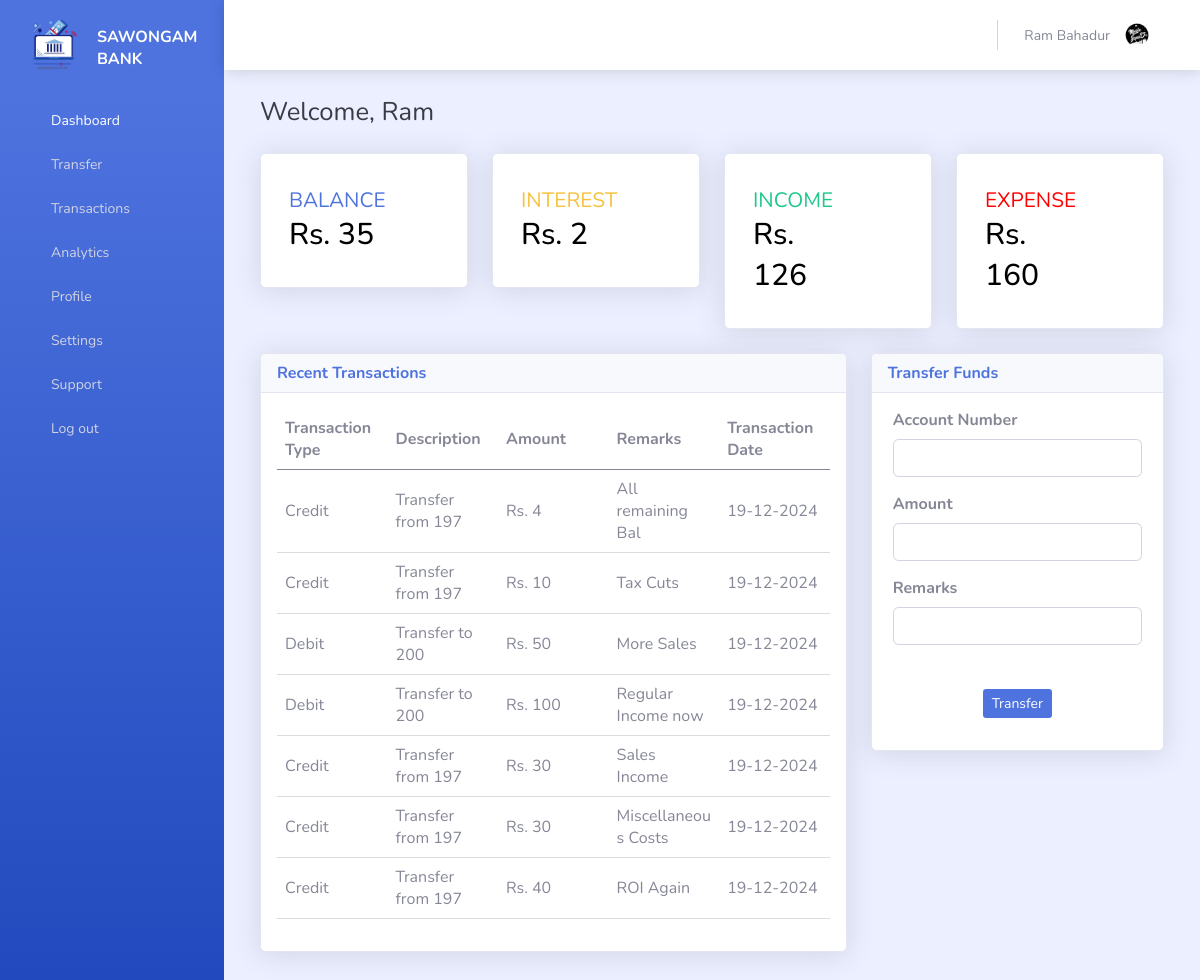
/pages/dashboard/index.php (signed in), run on the app's committed database.
### tables this page shows
CREATE TABLE `userinfo` (
  `AccNo` int(11) NOT NULL,
  `Name` varchar(50) DEFAULT NULL,
  `Address` varchar(100) DEFAULT NULL,
  `Email` varchar(64) DEFAULT NULL
);

CREATE TABLE `balance` (
  `AccNo` int(11) NOT NULL,
  `Balance` decimal(15,0) DEFAULT NULL,
  `Interest` decimal(15,0) NOT NULL DEFAULT 0
);

CREATE TABLE `transactions` (
  `Sender` int(11) NOT NULL,
  `Receiver` int(11) NOT NULL,
  `Amount` decimal(10,0) NOT NULL,
  `Remarks` varchar(50) NOT NULL,
  `DateTime` datetime NOT NULL DEFAULT current_timestamp(),
  `SenBalance` decimal(10,0) NOT NULL,
  `RecBalance` decimal(10,0) NOT NULL
);

### pages/dashboard/index.php (the view, shortened to what the rows shown need)
<?php
require('../../configs/db.php');
require('../../scripts/get_balance.php');
require('../../scripts/get_interest.php');
require('../../scripts/get_userinfo.php');
require('../../scripts/get_analytics.php');
require('../../scripts/get_transactions.php');
?>
<!DOCTYPE html>
<html lang="en">
<head>
    <link href="./css/index/mainMobile.css" rel="stylesheet">
    <link href="./css/index/table.css" media="(min-width: 600px)" rel="stylesheet">
    <link href="./css/index/desktop.css" media="(min-width: 900px)" rel="stylesheet">
    <link href="./css/profile/mainMobile.css" rel="stylesheet">
    <link href="./css/table/mainMobile.css" rel="stylesheet">
    <link href="./css/table/tablet.css" media="(min-width: 600px)" rel="stylesheet">
    <link href="./css/table/desktop.css" media="(min-width: 900px)" rel="stylesheet">
    <link rel="stylesheet" href="./css/all.min.css" />
    <link rel="stylesheet" href="./css/common.css" />
</head>
<body>
    <div id="wrapper">
        <div id="content-wrapper">
            <div class="navbar-top d-flex" id="page-top">
                <ul class="navbar-nav-ul d-flex">
                    <li class="nav-item avatar-n">
                        <p><span class="avatar-text">
                                <?php echo $name ?>
                            </span></p>
                    </li>
                </ul>
            </div>
            <div class="index-content container-main">
                <div class="dashboard-header  d-flex justify-between">
                    <h3>Welcome,
                        <?php echo $fName ?>
                    </h3>
                </div>
                <div class="income-inf-row row">
                    <div class="col-income">
                        <div class="card">
                            <div class="card-body">
                                <div class="card-text">
                                    <div class="card-price"><span>Rs.
                                            <?php echo $balance ?>
                                        </span></div>
                                </div>
                            </div>
                        </div>
                    </div>
                    <div class="col-income">
                        <div class="card">
                            <div class="card-body">
                                <div class="card-text">
                                    <div class="card-price"><span>Rs.
                                            <?php echo $interest ?>
                                        </span></div>
                                </div>
                            </div>
                        </div>
                    </div>
                </div>
                <div class="overview-row row d-flex">
                    <div class="earnings ">
                        <div class="earning-container row2-bgEdit">
                            <div class="earning-body">
                                <div class="table-itself margin-column-form">
                                    <table>
                                        <thead>
                                            <tr>
                                                <th>Transaction Type</th>
                                                <th>Description</th>
                                                <th>Amount</th>
                                                <th>Remarks</th>
                                                <th>Transaction Date</th>
                                            </tr>
                                        </thead>
                                        <tbody>
                                            <?php
                                            $count = 0;
                                            foreach ($trns as $trn) {
                                                if ($count >= 7)
                                                    break;
                                                $date = date("d-m-Y", strtotime($trn['DateTime']));
                                                $receiver = $trn['Receiver'];
                                                $amount = $trn['Amount'];
                                                $remarks = $trn['Remarks'];
                                                if ($trn['Sender'] == $accNo) {
                                                    echo "<tr>
                                                    <td>Debit</td>
                                                    <td>Transfer to $receiver</td>
                                                    <td>Rs. $amount</td>
                                                    <td>$remarks</td>
                                                    <td>$date</td>
                                                </tr>";
                                                } else {
                                                    echo "<tr>
                                                    <td>Credit</td>
                                                    <td>Transfer from $receiver</td>
                                                    <td>Rs. $amount</td>
                                                    <td>$remarks</td>
                                                    <td>$date</td>
                                                </tr>";
                                                }
                                                $count++;
                                            }
                                            ?>
                                        </tbody>
                                    </table>
                                </div>
                            </div>
                        </div>
                    </div>
                </div>
            </div>
        </div>
    </div>
</body>
</html>

### data on the page
userinfo: Name "Ram Bahadur", Name "Ram"
balance: Balance "35", Interest "2"
transactions: Receiver "197", Amount "4", Remarks "All remaining Bal", DateTime "19-12-2024"
transactions: Receiver "197", Amount "10", Remarks "Tax Cuts", DateTime "19-12-2024"
transactions: Receiver "200", Amount "50", Remarks "More Sales", DateTime "19-12-2024"
transactions: Receiver "200", Amount "100", Remarks "Regular Income now", DateTime "19-12-2024"
transactions: Receiver "197", Amount "30", Remarks "Sales Income", DateTime "19-12-2024"
transactions: Receiver "197", Amount "30", Remarks "Miscellaneous Costs", DateTime "19-12-2024"
transactions: Receiver "197", Amount "40", Remarks "ROI Again", DateTime "19-12-2024"

### other printed values
$totalCredit "126"
$totalDebit "160"
